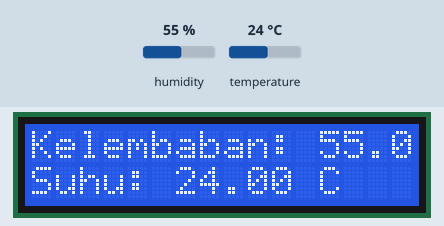
Recording of a sketch running on a simulated Arduino Uno, built with avr-gcc and run on an emulated ATmega328P. On the bench: 16×2 character LCD. Inputs (shaded band) come from the test bench; at power-on: humidity 55 %, temperature 24 °C.

Above: at 2.7 s.
2.8 s: humidity set to 22 %
At 5.4 s:
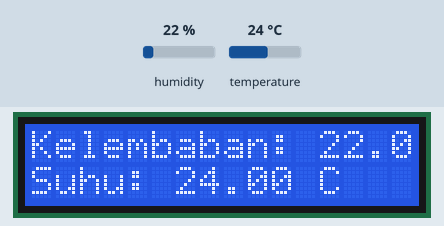
5.8 s: temperature set to 12 °C
At 6.6 s:
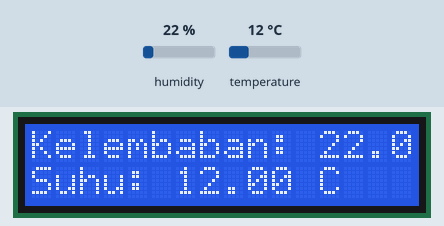
8.8 s: humidity set to 40 %
At 11.4 s:
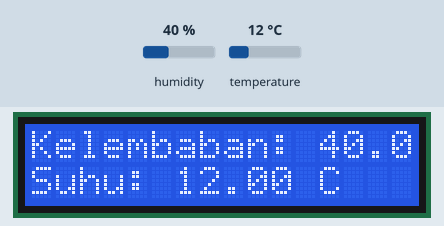
11.8 s: temperature set to 19 °C
At 13.8 s:
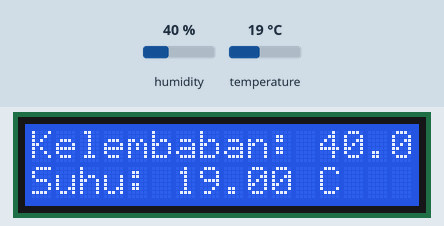
Timing chart, 0 to 15.3 s (numbered marks = the images above; inputs shaded):
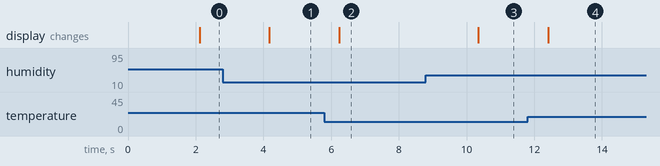

Measured:
- after the input at 2.8 s, the display: changes after 1.4 s (image 1)
- after the input at 5.8 s, the display: changes after 0.44 s (image 2)
- after the input at 8.8 s, the display: changes after 1.5 s (image 3)
- after the input at 11.8 s, the display: changes after 0.61 s (image 4)

The sketch:

sensor-kelembapan-lcd.ino
```cpp
#include "DHT.h"
#include <Wire.h>
#include <LiquidCrystal_I2C.h>

#define DHTPIN 2        // Pin digital yang terhubung ke sensor DHT
#define DHTTYPE DHT11   // Tipe sensor DHT11, bisa diganti ke DHT22 jika memakai DHT22

// Inisialisasi sensor DHT dan LCD
DHT dht(DHTPIN, DHTTYPE);
LiquidCrystal_I2C lcd(0x27, 16, 2);  // LCD address 0x27 untuk layar 16x2

void setup() {
  // Serial.begin(9600);
  dht.begin();
  lcd.init();       // Menginisialisasi LCD
  lcd.backlight();  // Menyalakan backlight LCD
}

void loop() {
  // Tunggu beberapa detik antar pengukuran
  delay(2000);

  // Membaca kelembaban
  float h = dht.readHumidity();
  // Membaca suhu dalam Celsius
  float t = dht.readTemperature();

  // Periksa apakah pembacaan gagal dan keluar jika ada kegagalan
  if (isnan(h) || isnan(t)) {
    // Serial.println("Gagal membaca dari sensor DHT!");
    lcd.clear();
    lcd.setCursor(0, 0);
    lcd.print("Sensor Error!");
    return;
  }

  // Menampilkan data di Serial Monitor
  // Serial.print("Kelembaban: ");
  // Serial.print(h);
  // Serial.print("%  Suhu: ");
  // Serial.print(t);
  // Serial.println("°C");

  // Menampilkan data di LCD
  lcd.clear();
  lcd.setCursor(0, 0);
  lcd.print("Kelembaban: ");
  lcd.print(h);
  lcd.print("%");

  lcd.setCursor(0, 1);
  lcd.print("Suhu: ");
  lcd.print(t);
  lcd.print(" C");
}
```
